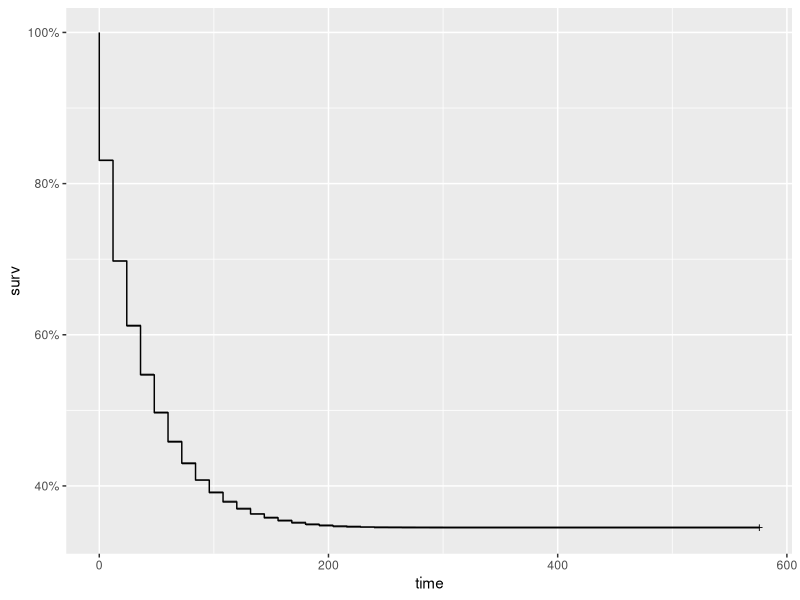
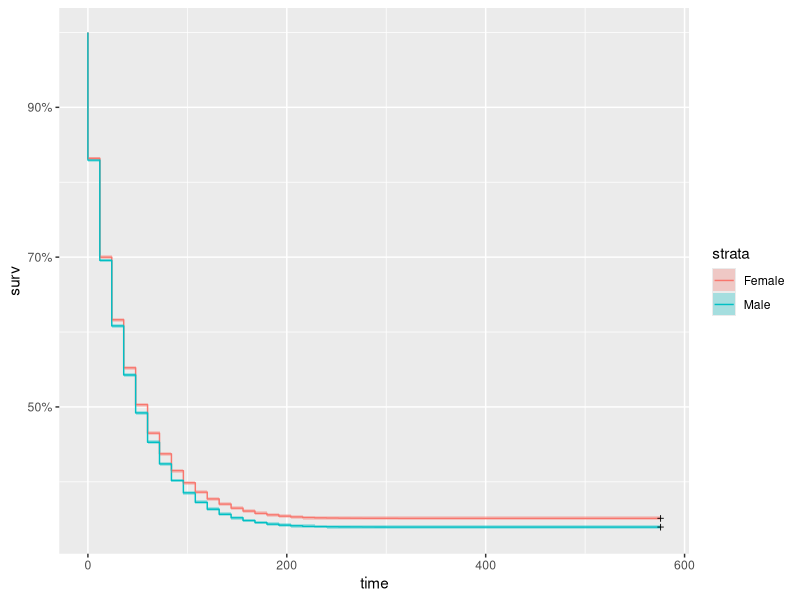

These charts were generated, in order, by the following R code: (Note: this script raises an error after producing the figures.)
#
#https://rviews.rstudio.com/2017/09/25/survival-analysis-with-r/

library(survival)
library(ranger)
library(ggplot2)
library(dplyr)
library(ggfortify)

myeloma <- read.csv("myeloma_kaplan_clean.csv", header=TRUE, sep = ";")
head(myeloma)

# Kaplan Meier Survival Curve
km <- with(myeloma, Surv(time, died))
head(km,80)
km_fit <- survfit(Surv(time, died) ~ 1, data=myeloma)
summary(km_fit, times = c(1,30,60,90, 120))

#plot(km_fit, xlab="Days", main = 'Kaplan Meyer Plot') #base graphics is always ready
autoplot(km_fit)

#Next, we look at survival curves by sex
km_sex_fit <- survfit(Surv(time, died) ~ sex, data=myeloma)
autoplot(km_sex_fit)

#perform log rank test
survdiff(Surv(time, died) ~ sex, data=myeloma)

#look at survival by age
#vet <- mutate(myeloma, AG = ifelse((age < 60), "LT60", "OV60"),
#              AG = factor(AG),
#              trt = factor(trt,labels=c("standard","test")),
#              prior = factor(prior,labels=c("N0","Yes")))

km_AG_fit <- survfit(Surv(time, died) ~ age_class, data=myeloma)
autoplot(km_AG_fit)


#####################################
# Fit Cox Model
cox <- coxph(Surv(time, died) ~ sex + age_class + race + diagnosis + first_malignant + AJCC , data = myeloma)
summary(cox)

ggforest(cox, data = myeloma)

cox_fit <- survfit(cox)
#plot(cox_fit, main = "cph model", xlab="Days")
autoplot(cox_fit)

# The plots show how the effects of the covariates change over time.
aa_fit <-aareg(Surv(time, died) ~ sex + age_class + race, 
               data = myeloma)
summary(aa_fit)  # provides a more complete summary of results
autoplot(aa_fit)

###########################################################
############################################################
#Random Forests Model
# ranger model
r_fit <- ranger(Surv(time, died) ~ sex + age_class + race + diagnosis + first_malignant + AJCC,
                data = myeloma,
                mtry = 4,
                importance = "permutation",
                splitrule = "extratrees",
                verbose = TRUE)

# Average the survival models
death_times <- r_fit$unique.death.times 
surv_prob <- data.frame(r_fit$survival)
avg_prob <- sapply(surv_prob,mean)

# Plot the survival models for each patient
plot(r_fit$unique.death.times,r_fit$survival[1,], 
     type = "l", 
     ylim = c(0,1),
     col = "red",
     xlab = "Months",
     ylab = "survival",
     main = "Patient Survival Curves")

#
cols <- colors()
for (n in sample(c(2:dim(vet)[1]), 20)){
  lines(r_fit$unique.death.times, r_fit$survival[n,], type = "l", col = cols[n])
}
lines(death_times, avg_prob, lwd = 2)
legend(500, 0.7, legend = c('Average = black'))

vi <- data.frame(sort(round(r_fit$variable.importance, 4), decreasing = TRUE))
names(vi) <- "importance"
head(vi)
     
#############################################
#Finally, to provide an “eyeball comparison” of the three survival curves, I’ll plot them on the same graph.The following code pulls out the survival data from the three model objects and puts them into a data frame
# Set up for ggplot
kmi <- rep("KM",length(km_fit$time))
km_df <- data.frame(km_fit$time,km_fit$surv,kmi)
names(km_df) <- c("Time","Surv","Model")

coxi <- rep("Cox",length(cox_fit$time))
cox_df <- data.frame(cox_fit$time,cox_fit$surv,coxi)
names(cox_df) <- c("Time","Surv","Model")

rfi <- rep("RF",length(r_fit$unique.death.times))
rf_df <- data.frame(r_fit$unique.death.times,avg_prob,rfi)
names(rf_df) <- c("Time","Surv","Model")

plot_df <- rbind(km_df,cox_df,rf_df)

p <- ggplot(plot_df, aes(x = Time, y = Surv, color = Model))
p + geom_line()
